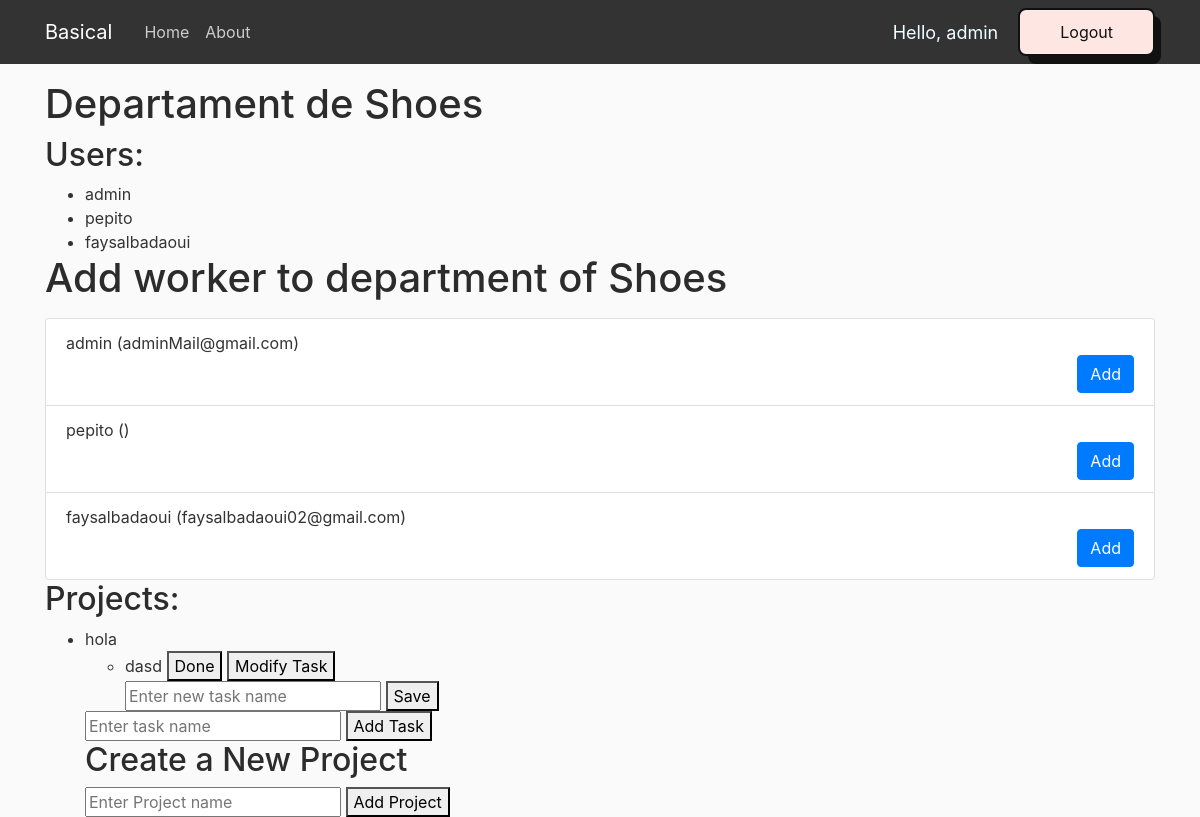
/company/1/department/1/ (signed in), run on the app's committed database.
### web/models.py (models this page shows, shortened)
class Department(models.Model):
    name = models.CharField(max_length=256)
    projects = models.ManyToManyField(Project)
    num_projects = models.IntegerField(default=0)
    admin = models.ForeignKey(User, on_delete=models.CASCADE, related_name="created_departments", default=User.objects.first().pk)
    users = models.ManyToManyField(User)
    num_users = models.IntegerField(default=0)

class Project(models.Model):
    name = models.CharField(max_length=256)
    tasks = models.ManyToManyField(Task)
    admin = models.ForeignKey(User, on_delete=models.CASCADE, related_name="created_projects", default=User.objects.first().pk)

class Task(models.Model):
    name = models.CharField(max_length=256)

### web/views.py (the view)
# urls.py: path('company/<int:company_id>/department/<int:department_id>/', views.department_detail, name='department_detail'),
def department_detail(request, department_id, company_id):
    department = get_object_or_404(Department, pk=department_id)
    company = get_object_or_404(Company, pk=company_id)
    return render(request, 'models/department_detail.html', {'department': department, 'company': company })

### web/templates/models/department_detail.html (shortened to what this page needs)
{% load static %}
<!DOCTYPE html>
<html>
    <head>
        <link rel="stylesheet" href="https://cdn.jsdelivr.net/npm/bootstrap@4.0.0/dist/css/bootstrap.min.css">
        <link rel="stylesheet" type="text/css" href="{% static 'web/home_css.css' %}">
    </head>
    <body>
        <header class="site-header">
            <nav class="navbar navbar-expand-md navbar-dark bg-steel fixed-top">
                <div class="container">
                    <a class="navbar-brand mr-4" href="/">Basical</a>
                    <div class="collapse navbar-collapse" id="navbarToggle">
                        <div class="navbar-nav mr-auto">
                            <a class="nav-item nav-link" href="/">Home</a>
                            <a class="nav-item nav-link" href="/about">About</a>
                        </div>
                        <div class="navbar-nav">
                            <span class="hello-msg">Hello, {{request.user}}</span>
                            <a href="/logout">
                                <button class="button-56" role="button">Logout</button>
                            </a>
                        </div>
                    </div>
                </div>
            </nav>
        </header>
        <div class="container">
            <h1>Departament de {{ department.name }}</h1>
            <h2>Users:</h2>
            <ul>
            {% for user in department.users.all %}
                <li>{{ user.username }}</li>
            {% empty %}
                <p>No users found for this department.</p>
            {% endfor %}
            </ul>
            <h1>Add worker to department of {{ department.name }}</h1>
            <ul class="list-group mt-3">
                {% for user in company.workers.all %}
                <li class="list-group-item">
                    {{ user.username }} ({{ user.email }})
                    <form method="POST" action="{% url 'add_user_to_department' department_id=department.id %}">
                        <button type="submit" class="btn btn-primary float-right">Add</button>
                    </form>
                </li>
                {% endfor %}
            </ul>
            <h2>Projects:</h2>
            <ul>
                {% for project in department.projects.all %}
                    <li>{{ project.name }}</li>
                    {% if project.tasks.count > 0 %}
                        {% for task in project.tasks.all %}
                        <ul>
                            <li>
                                {{ task.name }}
                                <button class="delete-task" data-task-id="{{ task.id }}">Done</button>
                                <button class="modify-task" data-task-id="{{ task.id }}">Modify Task</button>
                                <div class="modify-task-input" style="display: block;">
                                  <input type="text" name="new-task-name" placeholder="Enter new task name">
                                  <button class="save-modified-task" data-task-id="{{ task.id }}">Save</button>
                                </div>
                              </li>
                        </ul>
                        {% endfor %}
                    {% else %}
                        <p>No tasks found for this project.</p>
                    {% endif %}
                    <form class="add-task-form" data-project-id="{{ project.id }}">
                        <input type="text" name="task-name" placeholder="Enter task name">
                        <button type="submit">Add Task</button>
                    </form>
                {% empty %}
                    <p>No projects found for this department.</p>
                {% endfor %}
                {% block content %}
                <h2>Create a New Project</h2>
                <form class="add-project-form" data-department-id="{{ department.id }}">
                    <input type="text" name="project-name" placeholder="Enter Project name">
                    <button type="submit">Add Project</button>
                </form>
                {% endblock %}
            </ul>
        </div>
    </body>
</html>

### web/static/web/home_css.css (style rules this page uses)
body { background: #fafafa; color: #333333; margin-top: 5rem; }
h1, h2, h3, h4, h5, h6 { color: #2c2c2c; }
ul { margin: 0; }
.bg-steel { background-color: #333333; }
.site-header .navbar-nav .nav-link { color: #cccccc; }

### web/templates/models/department_detail.html (style rules this page uses)
.hello-msg { font-size: 18px; color: azure; margin-right: 20px; justify-self: center; align-self: center; }
.button-56 { align-items: center; background-color: #fee6e3; border: 2px solid #111; border-radius: 8px; box-sizing: border-box; color: #111; cursor: pointer; display: flex; font-family: Inter,sans-serif; font-size: 16px; height: 48px; justify-content: center; line-height: 24px; max-width: 100%; padding: 0 25px; position: relative; text-align: center; text-decoration: none; user-select: none; -webkit-user-select: none; touch-action: manipulation; }
.button-56:after { background-color: #111; border-radius: 8px; content: ""; display: block; height: 48px; left: 0; width: 100%; position: absolute; top: -2px; transform: translate(8px, 8px); transition: transform .2s ease-out; z-index: -1; }
@media (min-width: 768px) { .button-56 { padding: 0 40px; } }

### data on the page
Department: name "Shoes"
Project: name "hola"
Task: name "dasd"

### other printed values
{{ request.user }} "admin"
{{ user.username }} "admin"
{{ user.username }} "pepito"
{{ user.username }} "faysalbadaoui"
{{ user.email }} "adminMail@gmail.com"
{{ user.email }} "faysalbadaoui02@gmail.com"
